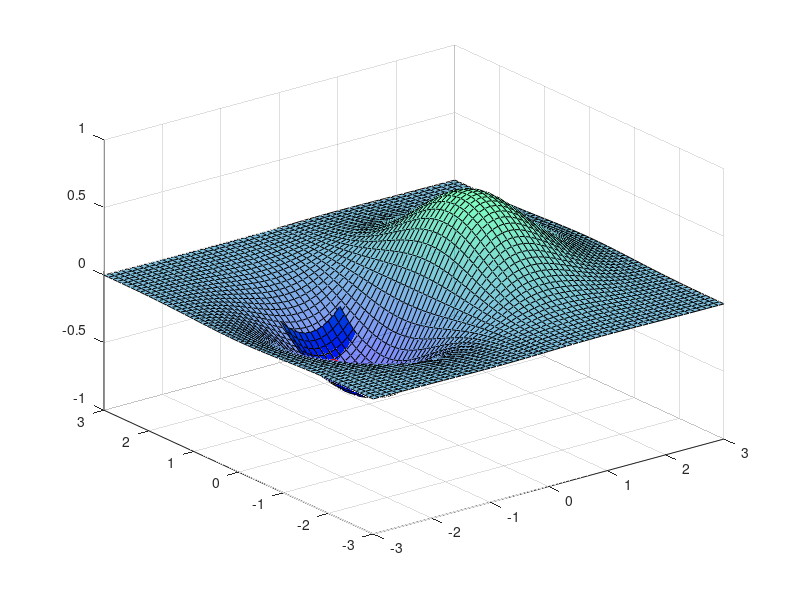

MATLAB code for this plot:
[x1, x2] = meshgrid(-3:.1:3, -3:.1:3);
F = x1.* exp(-0.5 * (x1.^2 + x2.^2));
surf(x1, x2, F, 'FaceAlpha',0.5);
colormap('winter');
hold on;
value = exp(-5/8);
plot3(-1, 0.5, -value, 'ro', 'MarkerSize', 10, 'LineWidth', 2); 
[t1, t2] = meshgrid(-1.5:.1:-0.5, -1:.1:1); 
T = -value + 0.5*value*(t2-0.5) + value*(t1+1).^2 + 3/8*value*(t2-0.5).^2;
surf(t1, t2, T, 'FaceColor', 'flat', 'FaceAlpha', 1);
hold off;
